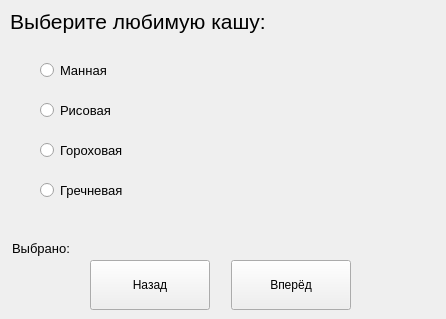
<?xml version="1.0" encoding="UTF-8"?>
<ui version="4.0">
 <class>MainWindow</class>
 <widget class="QMainWindow" name="MainWindow">
  <property name="geometry">
   <rect>
    <x>0</x>
    <y>0</y>
    <width>446</width>
    <height>319</height>
   </rect>
  </property>
  <property name="minimumSize">
   <size>
    <width>446</width>
    <height>319</height>
   </size>
  </property>
  <property name="maximumSize">
   <size>
    <width>446</width>
    <height>319</height>
   </size>
  </property>
  <property name="windowTitle">
   <string>MainWindow</string>
  </property>
  <widget class="QWidget" name="centralwidget">
   <widget class="QPushButton" name="btn_back">
    <property name="geometry">
     <rect>
      <x>90</x>
      <y>260</y>
      <width>120</width>
      <height>50</height>
     </rect>
    </property>
    <property name="font">
     <font>
      <family>Segoe UI</family>
     </font>
    </property>
    <property name="text">
     <string>Назад</string>
    </property>
   </widget>
   <widget class="QLabel" name="label_img">
    <property name="geometry">
     <rect>
      <x>170</x>
      <y>43</y>
      <width>241</width>
      <height>181</height>
     </rect>
    </property>
    <property name="text">
     <string/>
    </property>
   </widget>
   <widget class="QPushButton" name="btn_next">
    <property name="geometry">
     <rect>
      <x>231</x>
      <y>260</y>
      <width>120</width>
      <height>50</height>
     </rect>
    </property>
    <property name="font">
     <font>
      <family>Segoe UI</family>
     </font>
    </property>
    <property name="text">
     <string>Вперёд</string>
    </property>
   </widget>
   <widget class="QLabel" name="label_task">
    <property name="geometry">
     <rect>
      <x>10</x>
      <y>6</y>
      <width>331</width>
      <height>31</height>
     </rect>
    </property>
    <property name="font">
     <font>
      <family>Segoe UI</family>
      <pointsize>16</pointsize>
     </font>
    </property>
    <property name="text">
     <string>Выберите любимую кашу:</string>
    </property>
   </widget>
   <widget class="QLabel" name="label_selected">
    <property name="geometry">
     <rect>
      <x>12</x>
      <y>240</y>
      <width>301</width>
      <height>16</height>
     </rect>
    </property>
    <property name="font">
     <font>
      <family>Segoe UI</family>
      <pointsize>10</pointsize>
     </font>
    </property>
    <property name="text">
     <string>Выбрано:</string>
    </property>
   </widget>
   <widget class="QRadioButton" name="radioButton_4">
    <property name="geometry">
     <rect>
      <x>40</x>
      <y>180</y>
      <width>111</width>
      <height>20</height>
     </rect>
    </property>
    <property name="font">
     <font>
      <family>Segoe UI</family>
      <pointsize>10</pointsize>
     </font>
    </property>
    <property name="text">
     <string>Гречневая</string>
    </property>
   </widget>
   <widget class="QRadioButton" name="radioButton_2">
    <property name="geometry">
     <rect>
      <x>40</x>
      <y>100</y>
      <width>111</width>
      <height>20</height>
     </rect>
    </property>
    <property name="font">
     <font>
      <family>Segoe UI</family>
      <pointsize>10</pointsize>
     </font>
    </property>
    <property name="text">
     <string>Рисовая</string>
    </property>
   </widget>
   <widget class="QRadioButton" name="radioButton_1">
    <property name="geometry">
     <rect>
      <x>40</x>
      <y>60</y>
      <width>95</width>
      <height>20</height>
     </rect>
    </property>
    <property name="font">
     <font>
      <family>Segoe UI</family>
      <pointsize>10</pointsize>
     </font>
    </property>
    <property name="text">
     <string>Манная</string>
    </property>
   </widget>
   <widget class="QRadioButton" name="radioButton_3">
    <property name="geometry">
     <rect>
      <x>40</x>
      <y>140</y>
      <width>121</width>
      <height>20</height>
     </rect>
    </property>
    <property name="font">
     <font>
      <family>Segoe UI</family>
      <pointsize>10</pointsize>
     </font>
    </property>
    <property name="text">
     <string>Гороховая</string>
    </property>
   </widget>
  </widget>
 </widget>
 <resources/>
 <connections/>
</ui>
